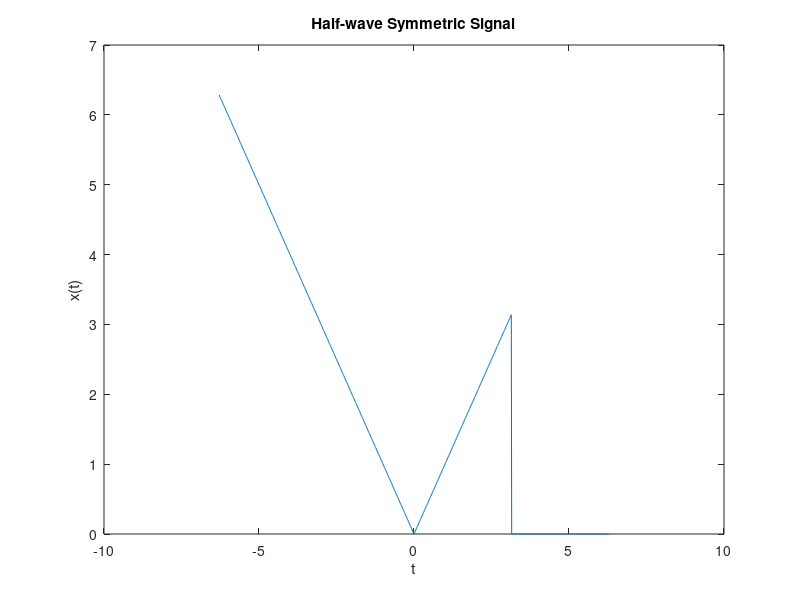

This chart was generated by the following MATLAB code:
T0 = 2*pi; % period of the signal
 
% Define the time vector
t = linspace(-T0, T0, 1000);
 
% Define the signal
x = zeros(size(t));
x(t < 0) = -t(t < 0);
x(t >= 0 & t < T0/2) = t(t >= 0 & t < T0/2);
 
% Plot the signal
plot(t, x);
xlabel('t');
ylabel('x(t)');
title('Half-wave Symmetric Signal');